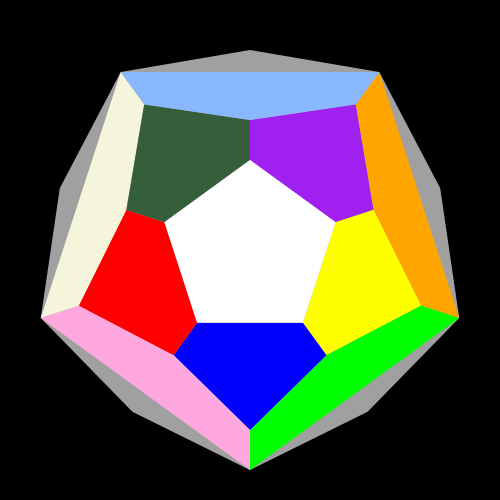
Frame 1 (no input)
Frame 2 (the mouse pressed at the canvas centre, redrawn once): identical to frame 1, image omitted

The Processing sketch that drew this single still picture (run headless with seeded random() and noise(); the mouse was pressed at the canvas centre and the sketch redrawn once):

// Processing sketch: dodecacube_main
// ── dodecacube_main.pde
Dodecacube cube;
DoMath math;

void setup() {
  size(500, 500);
  cube = new Dodecacube();
  printHelp();

  math = new DoMath();
  math.doMath();
}

void draw() {
  background(0);
  translate(width/2, height/2);

  cube.drawCube();
  noLoop();
}

void mouseClicked() {
  cube.rotClicks++;
  loop();
}

void keyTyped() {
  switch(key) {
  case 'R':
    cube.rotClicks++;
    break;
  case 'r':
    cube.colorName = "red";
    break;
  case 'p':
    cube.colorName = "pink";
    break;
  case 'P':
    cube.colorName = "purple";
    break;
  case 'B':
    cube.colorName = "blue";
    break;
  case 'w':
    cube.colorName = "white";
    break;
  case 'h':
    cube.colorName = "hunter";
    break;
  case 'e':
    cube.colorName = "beige";
    break;
  case 'g':
    cube.colorName = "grey";
    break;
  case 'b':
    cube.colorName = "ltblue";
    break;
  case 'G':
    cube.colorName = "green";
    break;
  case 'y':
    cube.colorName = "yellow";
    break;
  case 'o':
    cube.colorName = "orange";
    break;
  }
  loop();
}

void printHelp() {
  println("Press 'R' to rotate. Change center color with key:");
  println("r: red     | p: pink   | P: purple | B: blue");
  println("w: white   | h: hunter | e: beige  | g: grey");
  println("b: lt blue | G: green  | y: yellow | o: orange");
}

// ── ColorPicker.pde
color WHITE  = color(0xFF);
color GREY   = color(0xA0);
color RED    = color(0xFF, 0x00, 0x00);
color GREEN  = color(0x00, 0xFF, 0x00);
color BLUE   = color(0x00, 0x00, 0xFF);
color YELLOW = color(0xFF, 0xFF, 0x00);
color PINK   = color(0xFF, 0xA8, 0xDF);
color HUNTER = color(0x35, 0x5E, 0x3B);
color LTBLUE = color(0x8A, 0xB8, 0xFE);
color PURPLE = color(0xA0, 0x20, 0xF0);
color BEIGE  = color(0xF5, 0xF5, 0xDC);
color ORANGE = color(0xFF, 0xA5, 0x00);

class ColorArray {
  color[] arr;
  
  ColorArray() {
    arr = new color[12];
  }

  void makePink() {
    arr[0] = PINK;
    arr[1] = RED;
    arr[2] = WHITE;
    arr[3] = BLUE;
    arr[4] = YELLOW;
    arr[5] = GREEN;
    arr[6] = ORANGE;
    arr[7] = GREY;
    arr[8] = LTBLUE;
    arr[9] = BEIGE;
    arr[10] = HUNTER;
    arr[11] = PURPLE;
  }

  void makeRed() {
    arr[0] = RED;
    arr[1] = WHITE;
    arr[2] = YELLOW;
    arr[3] = BLUE;
    arr[4] = GREEN;
    arr[5] = PINK;
    arr[6] = GREY;
    arr[7] = BEIGE;
    arr[8] = LTBLUE;
    arr[9] = HUNTER;
    arr[10] = PURPLE;
    arr[11] = ORANGE;
  }

  void makePurple() {
    arr[0] = PURPLE;
    arr[1] = ORANGE;
    arr[2] = GREEN;
    arr[3] = YELLOW;
    arr[4] = BLUE;
    arr[5] = WHITE;
    arr[6] = RED;
    arr[7] = HUNTER;
    arr[8] = BEIGE;
    arr[9] = LTBLUE;
    arr[10] = GREY;
    arr[11] = PINK;
  }

  void makeBlue() {
    arr[0] = BLUE;
    arr[1] = WHITE;
    arr[2] = PURPLE;
    arr[3] = YELLOW;
    arr[4] = ORANGE;
    arr[5] = GREEN;
    arr[6] = GREY;
    arr[7] = PINK;
    arr[8] = BEIGE;
    arr[9] = RED;
    arr[10] = HUNTER;
    arr[11] = LTBLUE;
  }

  void makeWhite() {
    arr[0] = WHITE;
    arr[1] = PURPLE;
    arr[2] = ORANGE;
    arr[3] = YELLOW;
    arr[4] = GREEN;
    arr[5] = BLUE;
    arr[6] = PINK;
    arr[7] = RED;
    arr[8] = BEIGE;
    arr[9] = HUNTER;
    arr[10] = LTBLUE;
    arr[11] = GREY;
  }

  void makeHunter() {
    arr[0] = HUNTER;
    arr[1] = PURPLE;
    arr[2] = YELLOW;
    arr[3] = WHITE;
    arr[4] = BLUE;
    arr[5] = RED;
    arr[6] = PINK;
    arr[7] = BEIGE;
    arr[8] = GREY;
    arr[9] = LTBLUE;
    arr[10] = ORANGE;
    arr[11] = GREEN;
  }

  void makeBeige() {
    arr[0] = BEIGE;
    arr[1] = PINK;
    arr[2] = GREEN;
    arr[3] = GREY;
    arr[4] = ORANGE;
    arr[5] = LTBLUE;
    arr[6] = PURPLE;
    arr[7] = HUNTER;
    arr[8] = WHITE;
    arr[9] = RED;
    arr[10] = BLUE;
    arr[11] = YELLOW;
  }

  void makeGrey() {
    arr[0] = GREY;
    arr[1] = BEIGE;
    arr[2] = RED;
    arr[3] = PINK;
    arr[4] = BLUE;
    arr[5] = GREEN;
    arr[6] = YELLOW;
    arr[7] = ORANGE;
    arr[8] = PURPLE;
    arr[9] = LTBLUE;
    arr[10] = HUNTER;
    arr[11] = WHITE;
  }

  void makeLtblue() {
    arr[0] = LTBLUE;
    arr[1] = HUNTER;
    arr[2] = RED;
    arr[3] = BEIGE;
    arr[4] = PINK;
    arr[5] = GREY;
    arr[6] = GREEN;
    arr[7] = ORANGE;
    arr[8] = YELLOW;
    arr[9] = PURPLE;
    arr[10] = WHITE;
    arr[11] = BLUE;
  }

  void makeGreen() {
    arr[0] = GREEN;
    arr[1] = ORANGE;
    arr[2] = LTBLUE;
    arr[3] = GREY;
    arr[4] = BEIGE;
    arr[5] = PINK;
    arr[6] = RED;
    arr[7] = BLUE;
    arr[8] = WHITE;
    arr[9] = YELLOW;
    arr[10] = PURPLE;
    arr[11] = HUNTER;
  }

  void makeYellow() {
    arr[0] = YELLOW;
    arr[1] = PURPLE;
    arr[2] = LTBLUE;
    arr[3] = ORANGE;
    arr[4] = GREY;
    arr[5] = GREEN;
    arr[6] = PINK;
    arr[7] = BLUE;
    arr[8] = RED;
    arr[9] = WHITE;
    arr[10] = HUNTER;
    arr[11] = BEIGE;
  }

  void makeOrange() {
    arr[0] = ORANGE;
    arr[1] = GREEN;
    arr[2] = BLUE;
    arr[3] = YELLOW;
    arr[4] = WHITE;
    arr[5] = PURPLE;
    arr[6] = HUNTER;
    arr[7] = LTBLUE;
    arr[8] = BEIGE;
    arr[9] = GREY;
    arr[10] = PINK;
    arr[11] = RED;
  }
}

class ColorPicker {
  HashMap<String, ColorArray> map;
  
  ColorPicker() {
    map = new HashMap<>();

    ColorArray pink = new ColorArray();
    pink.makePink();
    map.put("pink", pink);

    ColorArray red = new ColorArray();
    red.makeRed();
    map.put("red", red);

    ColorArray purple = new ColorArray();
    purple.makePurple();
    map.put("purple", purple);

    ColorArray blue = new ColorArray();
    blue.makeBlue();
    map.put("blue", blue);

    ColorArray white = new ColorArray();
    white.makeWhite();
    map.put("white", white);

    ColorArray hunter = new ColorArray();
    hunter.makeHunter();
    map.put("hunter", hunter);

    ColorArray beige = new ColorArray();
    beige.makeBeige();
    map.put("beige", beige);

    ColorArray grey = new ColorArray();
    grey.makeGrey();
    map.put("grey", grey);

    ColorArray ltblue = new ColorArray();
    ltblue.makeLtblue();
    map.put("ltblue", ltblue);

    ColorArray green = new ColorArray();
    green.makeGreen();
    map.put("green", green);

    ColorArray yellow = new ColorArray();
    yellow.makeYellow();
    map.put("yellow", yellow);

    ColorArray orange = new ColorArray();
    orange.makeOrange();
    map.put("orange", orange);
  }
  
  color[] getColors(String name) {
    ColorArray c = map.get(name);
    return c.arr;
  }
}

// ── DoMath.pde
class DoMath {
  float ANGLE_18 = HALF_PI * (0.2);
  float ANGLE_36 = PI * (0.2);
  float ANGLE_54 = (3 * HALF_PI) * (0.2);
  float ANGLE_72 = TWO_PI * (0.2);
  float ANGLE_108 = (3 * PI) * (0.2);
  float SIN_36 = sin(ANGLE_36);
  float COS_36 = cos(ANGLE_36);
  float TAN_18 = tan(ANGLE_18);
  float TAN_72 = tan(ANGLE_72);

  void doMath() {
    confirmAngles();
    computeRegularFiveTriangles();
    computeRegularTriPlusTrap();
    computeRegularPentGeneral();
    computeIsocolesPentagon();
  }

  private void computeRegularTriPlusTrap() {
    println("Regular pentagon adding triangle and trapezoid");
    //float R = 1.0;
    //float s = R * SIN_36 * (2.0);

    float s = 80.0;
    float R = s / (SIN_36 * (2.0));

    float r = R * COS_36;
    float d = s * COS_36 * (2.0);
    float H = R + r;
    float h1 = s * SIN_36;
    float h2 = H - h1;
    float area = areaPentagon(d, s, h1, h2);
    println(area);
  }

  private void computeRegularFiveTriangles() {
    println("Regular pentagon adding five triangles");
    //float R = 1.0;
    //float s = R * SIN_36 * (2.0);

    float s = 80.0;
    float R = s / (SIN_36 * (2.0));

    float r = R * COS_36;
    float area = areaTriangle(s, r) * (5.0);
    println(area);
  }

  private void computeRegularPentGeneral() {
    println("Regular pentagon adding triangle and trapezoid - generalized");
    //float R = 1.0;
    //float s = R * SIN_36 * (2.0);

    float s = 80.0;
    float R = s / (SIN_36 * (2.0));

    float d = s * COS_36 * (2.0);
    float w = (d - s) * (0.5);

    float h1 = s * SIN_36;

    float h2 = w * TAN_72;

    float area = areaPentagon(d, s, h1, h2);
    println(area);
  }

  private void computeIsocolesPentagon() {
    println("Isocoles pentagon");
    //float R = 1.0;
    //float s = R * SIN_36 * (2.0);

    float s = 80.0;
    float h = 100.0;
    
    float firstTriangle = areaTriangle(s, h);
    
    float d = ANGLE_108;
    
    float y = sqrt(pow((s/2), 2) + h*h);

    float f = atan(h/(s/2.0));
    float c = d - f;


    float secondTriangle = 0.0;
    float area = 2 * secondTriangle + firstTriangle;
    print(area);
  }

  private float areaTriangle(float b, float h) {
    return (b * h) * (0.5);
  }

  private float areaTrapezoid(float a, float b, float h) {
    return ((a + b) * h) * (0.5);
  }

  private float areaPentagon(float a, float b, float h1, float h2) {
    return areaTriangle(a, h1) + areaTrapezoid(a, b, h2);
  }

  private void confirmAngles() {
    println(ANGLE_18 + " radians equals " + degrees(ANGLE_18) + " degrees");
    println(ANGLE_36 + " radians equals " + degrees(ANGLE_36) + " degrees");
    println(ANGLE_54 + " radians equals " + degrees(ANGLE_54) + " degrees");
    println(ANGLE_72 + " radians equals " + degrees(ANGLE_72) + " degrees");
    println(ANGLE_108 + " radians equals " + degrees(ANGLE_108) + " degrees");
  }
}

// ── Dodecacube.pde
class Dodecacube {
  ColorPicker cp;
  ArrayList<PVector> points;
  int rotClicks;
  String colorName;

  Dodecacube() {
    cp = new ColorPicker();
    points = new ArrayList<>();
    populatePointsArray(points);
    rotClicks = 0;
    colorName = "white";
  }

  private void populatePointsArray(ArrayList<PVector> arr) {
    for (int i = 0; i < 5; i++) {
      float angle = (i * TWO_PI)/5;
      arr.add(carts(90, angle));
      arr.add(carts(130, angle));
      arr.add(carts(200, angle));
      angle += TWO_PI/10;
      arr.add(carts(180, angle));
      arr.add(carts(220, angle));
    }
  }

  private PVector carts(float radius, float angle) {
    float x = radius * sin(angle);
    float y = -(radius * cos(angle));
    return new PVector(x, y);
  }

  void drawCube() {
    int rot = rotClicks % 5;
    rotate((TWO_PI * rot)/5);

    color[] colors = cp.getColors(colorName);
    PVector p;

    PShape f0 = createShape();
    f0.beginShape();
    for (int i = 0; i < 5; i++) {
      p = points.get(i*5);
      f0.vertex(p.x, p.y);
    }
    f0.fill(colors[0]);
    f0.noStroke();
    f0.endShape(CLOSE);

    PShape n0 = createShape();
    n0.beginShape();
    p = points.get(0);
    n0.vertex(p.x, p.y);
    p = points.get(1);
    n0.vertex(p.x, p.y);
    p = points.get(3);
    n0.vertex(p.x, p.y);
    p = points.get(6);
    n0.vertex(p.x, p.y);
    p = points.get(5);
    n0.vertex(p.x, p.y);
    n0.fill(colors[1]);
    n0.noStroke();
    n0.endShape(CLOSE);

    PShape n1 = createShape();
    n1.beginShape();
    p = points.get(3);
    n1.vertex(p.x, p.y);
    p = points.get(4);
    n1.vertex(p.x, p.y);
    p = points.get(9);
    n1.vertex(p.x, p.y);
    p = points.get(8);
    n1.vertex(p.x, p.y);
    p = points.get(6);
    n1.vertex(p.x, p.y);
    n1.fill(colors[2]);
    n1.noStroke();
    n1.endShape(CLOSE);

    PShape n2 = createShape();
    n2.beginShape();
    p = points.get(5);
    n2.vertex(p.x, p.y);
    p = points.get(6);
    n2.vertex(p.x, p.y);
    p = points.get(8);
    n2.vertex(p.x, p.y);
    p = points.get(11);
    n2.vertex(p.x, p.y);
    p = points.get(10);
    n2.vertex(p.x, p.y);
    n2.fill(colors[3]);
    n2.noStroke();
    n2.endShape(CLOSE);

    PShape n3 = createShape();
    n3.beginShape();
    p = points.get(8);
    n3.vertex(p.x, p.y);
    p = points.get(9);
    n3.vertex(p.x, p.y);
    p = points.get(14);
    n3.vertex(p.x, p.y);
    p = points.get(13);
    n3.vertex(p.x, p.y);
    p = points.get(11);
    n3.vertex(p.x, p.y);
    n3.fill(colors[4]);
    n3.noStroke();
    n3.endShape(CLOSE);

    PShape n4 = createShape();
    n4.beginShape();
    p = points.get(10);
    n4.vertex(p.x, p.y);
    p = points.get(11);
    n4.vertex(p.x, p.y);
    p = points.get(13);
    n4.vertex(p.x, p.y);
    p = points.get(16);
    n4.vertex(p.x, p.y);
    p = points.get(15);
    n4.vertex(p.x, p.y);
    n4.fill(colors[5]);
    n4.noStroke();
    n4.endShape(CLOSE);

    PShape n5 = createShape();
    n5.beginShape();
    p = points.get(13);
    n5.vertex(p.x, p.y);
    p = points.get(14);
    n5.vertex(p.x, p.y);
    p = points.get(19);
    n5.vertex(p.x, p.y);
    p = points.get(18);
    n5.vertex(p.x, p.y);
    p = points.get(16);
    n5.vertex(p.x, p.y);
    n5.fill(colors[6]);
    n5.noStroke();
    n5.endShape(CLOSE);

    PShape n6 = createShape();
    n6.beginShape();
    p = points.get(15);
    n6.vertex(p.x, p.y);
    p = points.get(16);
    n6.vertex(p.x, p.y);
    p = points.get(18);
    n6.vertex(p.x, p.y);
    p = points.get(21);
    n6.vertex(p.x, p.y);
    p = points.get(20);
    n6.vertex(p.x, p.y);
    n6.fill(colors[7]);
    n6.noStroke();
    n6.endShape(CLOSE);

    PShape n7 = createShape();
    n7.beginShape();
    p = points.get(18);
    n7.vertex(p.x, p.y);
    p = points.get(19);
    n7.vertex(p.x, p.y);
    p = points.get(24);
    n7.vertex(p.x, p.y);
    p = points.get(23);
    n7.vertex(p.x, p.y);
    p = points.get(21);
    n7.vertex(p.x, p.y);
    n7.fill(colors[8]);
    n7.noStroke();
    n7.endShape(CLOSE);

    PShape n8 = createShape();
    n8.beginShape();
    p = points.get(20);
    n8.vertex(p.x, p.y);
    p = points.get(21);
    n8.vertex(p.x, p.y);
    p = points.get(23);
    n8.vertex(p.x, p.y);
    p = points.get(1);
    n8.vertex(p.x, p.y);
    p = points.get(0);
    n8.vertex(p.x, p.y);
    n8.fill(colors[9]);
    n8.noStroke();
    n8.endShape(CLOSE);

    PShape n9 = createShape();
    n9.beginShape();
    p = points.get(23);
    n9.vertex(p.x, p.y);
    p = points.get(24);
    n9.vertex(p.x, p.y);
    p = points.get(4);
    n9.vertex(p.x, p.y);
    p = points.get(3);
    n9.vertex(p.x, p.y);
    p = points.get(1);
    n9.vertex(p.x, p.y);
    n9.fill(colors[10]);
    n9.noStroke();
    n9.endShape(CLOSE);

    PShape o0 = createShape();
    o0.beginShape();
    p = points.get(2);
    o0.vertex(p.x, p.y);
    p = points.get(4);
    o0.vertex(p.x, p.y);
    p = points.get(7);
    o0.vertex(p.x, p.y);
    p = points.get(9);
    o0.vertex(p.x, p.y);
    p = points.get(12);
    o0.vertex(p.x, p.y);
    p = points.get(14);
    o0.vertex(p.x, p.y);
    p = points.get(17);
    o0.vertex(p.x, p.y);
    p = points.get(19);
    o0.vertex(p.x, p.y);
    p = points.get(22);
    o0.vertex(p.x, p.y);
    p = points.get(24);
    o0.vertex(p.x, p.y);
    o0.fill(colors[11]);
    o0.noStroke();
    o0.endShape(CLOSE);

    shape(o0);
    shape(n0);
    shape(n1);
    shape(n2);
    shape(n3);
    shape(n4);
    shape(n5);
    shape(n6);
    shape(n7);
    shape(n8);
    shape(n9);
    shape(f0);
  }
}
